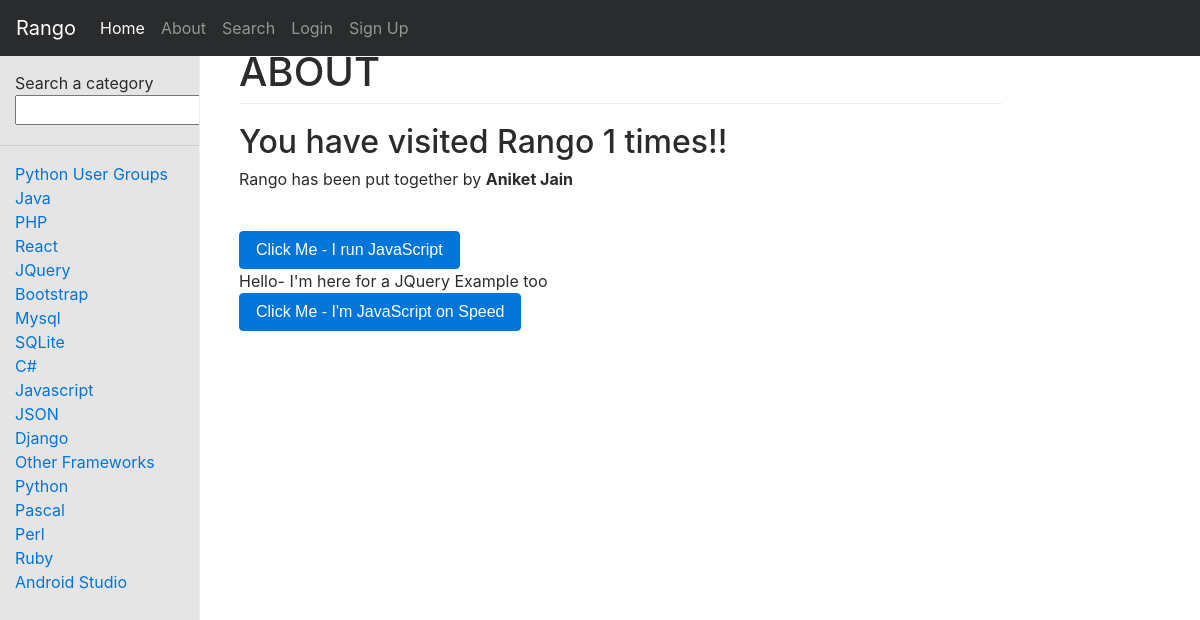
The app's page /rango/about/ with its own data.
### rango/models.py (models this page shows, shortened)
class Category(models.Model):
	name = models.CharField(max_length=128, unique=True)
	views = models.IntegerField(default=0)
	likes = models.IntegerField(default=0)
	slug = models.SlugField(unique=True	)
	class Meta:
		verbose_name_plural = "Categories"

### rango/views.py (the view)
def about(request):
	visits = get_server_side_cookie(request, 'visits', '1')
	context_dict = {'author' : "Aniket Jain", 'visits' : visits}
	return render(request, 'rango/about.html', context=context_dict)

### rango/templatetags/rango_template_tags.py (called while the page is built)
@register.inclusion_tag('rango/cats.html')
def get_all_categories():
	return ({'cats' : Category.objects.all()})

### rango/views.py (called while the page is built)
def get_server_side_cookie(request, cookie, default_val = None):
	val = request.session.get(cookie)
	if not val:
		val = default_val
	return val

### templates/rango/about.html (shortened to what this page needs)
{% extends 'rango/base.html' %}
{% load staticfiles %}
{% block body_block %}
		<h1>
			ABOUT
		</h1>
		<h2>
			You have visited Rango
			{% if visits <= 1 %}
				{{visits}}st time!!
			{% else %}
				{{visits}} times!!
			{% endif %}
		</h2>
		<div>
			<p>
				Rango has been put together by <strong> {{author}}</strong>
			</p>
			<br/>
		</div>
		<button class="btn btn-primary" onClick="alert('You clicked the button using JavaScript.');">
			Click Me - I run JavaScript
		</button>
		<div id="msg">Hello- I'm here for a JQuery Example too</div>
		<button class="btn btn-primary" id="about-btn">
			Click Me - I'm JavaScript on Speed
		</button>
{% endblock %}

### templates/rango/cats.html
<ul class="nav flex-column">
	{% if cats %}
		{% for c in cats %}
			{% if c == act_cat %}
				<li class="nav-item" ><a href="{% url 'rango:show_category' c.slug %}"><strong>{{c.name}}</strong></a></li>
			{% else %}
				<li class="nav-item" ><a href="{% url 'rango:show_category' c.slug %}">{{ c.name }}</a></li>
			{% endif %}
		{% endfor %}
	{% else %}
		<li> <strong>There are no category present.</strong></li>
	{% endif %}
</ul>

### records on screen
Category: name "Python User Groups"
Category: name "Java"
Category: name "PHP"
Category: name "React"
Category: name "JQuery"
Category: name "Bootstrap"
Category: name "Mysql"
Category: name "SQLite"
Category: name "C#"
Category: name "Javascript"
Category: name "JSON"
Category: name "Django"
Category: name "Other Frameworks"
Category: name "Python"
Category: name "Pascal"
Category: name "Perl"
Category: name "Ruby"
Category: name "Android Studio"

### other values on screen
{{ visits }} "1"
{{ author }} "Aniket Jain"
